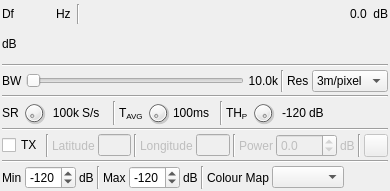
  <widget class="QWidget" name="settingsContainer" native="true">
   <property name="geometry">
    <rect>
     <x>0</x>
     <y>0</y>
     <width>390</width>
     <height>191</height>
    </rect>
   </property>
   <property name="minimumSize">
    <size>
     <width>350</width>
     <height>0</height>
    </size>
   </property>
   <property name="windowTitle">
    <string>Settings</string>
   </property>
   <layout class="QVBoxLayout" name="verticalLayout">
    <property name="spacing">
     <number>3</number>
    </property>
    <property name="leftMargin">
     <number>2</number>
    </property>
    <property name="topMargin">
     <number>2</number>
    </property>
    <property name="rightMargin">
     <number>2</number>
    </property>
    <property name="bottomMargin">
     <number>2</number>
    </property>
    <item>
     <layout class="QHBoxLayout" name="powLayout">
      <property name="topMargin">
       <number>2</number>
      </property>
      <item>
       <widget class="QLabel" name="deltaFrequencyLabel">
        <property name="minimumSize">
         <size>
          <width>16</width>
          <height>0</height>
         </size>
        </property>
        <property name="text">
         <string>Df</string>
        </property>
       </widget>
      </item>
      <item>
       <widget class="ValueDialZ" name="deltaFrequency" native="true">
        <property name="sizePolicy">
         <sizepolicy hsizetype="Maximum" vsizetype="Maximum">
          <horstretch>0</horstretch>
          <verstretch>0</verstretch>
         </sizepolicy>
        </property>
        <property name="minimumSize">
         <size>
          <width>32</width>
          <height>16</height>
         </size>
        </property>
        <property name="font">
         <font>
          <family>Liberation Mono</family>
          <pointsize>12</pointsize>
         </font>
        </property>
        <property name="cursor">
         <cursorShape>PointingHandCursor</cursorShape>
        </property>
        <property name="focusPolicy">
         <enum>Qt::StrongFocus</enum>
        </property>
        <property name="toolTip">
         <string>Demod shift frequency from center in Hz</string>
        </property>
       </widget>
      </item>
      <item>
       <widget class="QLabel" name="deltaUnits">
        <property name="text">
         <string>Hz </string>
        </property>
       </widget>
      </item>
      <item>
       <widget class="Line" name="line">
        <property name="orientation">
         <enum>Qt::Vertical</enum>
        </property>
       </widget>
      </item>
      <item>
       <spacer name="horizontalSpacer">
        <property name="orientation">
         <enum>Qt::Horizontal</enum>
        </property>
        <property name="sizeHint" stdset="0">
         <size>
          <width>40</width>
          <height>20</height>
         </size>
        </property>
       </spacer>
      </item>
      <item>
       <layout class="QHBoxLayout" name="channelPowerLayout">
        <item>
         <widget class="QLabel" name="channelPower">
          <property name="toolTip">
           <string>Channel power</string>
          </property>
          <property name="layoutDirection">
           <enum>Qt::RightToLeft</enum>
          </property>
          <property name="text">
           <string>0.0</string>
          </property>
         </widget>
        </item>
        <item>
         <widget class="QLabel" name="channelPowerUnits">
          <property name="text">
           <string> dB</string>
          </property>
         </widget>
        </item>
       </layout>
      </item>
     </layout>
    </item>
    <item>
     <layout class="QHBoxLayout" name="powerLayout">
      <item>
       <widget class="QLabel" name="channelPowerMeterUnits">
        <property name="text">
         <string>dB</string>
        </property>
       </widget>
      </item>
      <item>
       <widget class="LevelMeterSignalDB" name="channelPowerMeter" native="true">
        <property name="sizePolicy">
         <sizepolicy hsizetype="Expanding" vsizetype="MinimumExpanding">
          <horstretch>0</horstretch>
          <verstretch>0</verstretch>
         </sizepolicy>
        </property>
        <property name="minimumSize">
         <size>
          <width>0</width>
          <height>24</height>
         </size>
        </property>
        <property name="font">
         <font>
          <family>Liberation Mono</family>
          <pointsize>8</pointsize>
         </font>
        </property>
        <property name="toolTip">
         <string>Level meter (dB) top trace: average, bottom trace: instantaneous peak, tip: peak hold</string>
        </property>
       </widget>
      </item>
     </layout>
    </item>
    <item>
     <widget class="Line" name="line_5">
      <property name="orientation">
       <enum>Qt::Horizontal</enum>
      </property>
     </widget>
    </item>
    <item>
     <layout class="QHBoxLayout" name="bwSettingsLayout">
      <item>
       <widget class="QLabel" name="rfBWLabel">
        <property name="text">
         <string>BW</string>
        </property>
       </widget>
      </item>
      <item>
       <widget class="QSlider" name="rfBW">
        <property name="sizePolicy">
         <sizepolicy hsizetype="Expanding" vsizetype="Minimum">
          <horstretch>0</horstretch>
          <verstretch>0</verstretch>
         </sizepolicy>
        </property>
        <property name="minimumSize">
         <size>
          <width>0</width>
          <height>0</height>
         </size>
        </property>
        <property name="toolTip">
         <string>RF bandwidth</string>
        </property>
        <property name="minimum">
         <number>1</number>
        </property>
        <property name="maximum">
         <number>100000</number>
        </property>
        <property name="pageStep">
         <number>1</number>
        </property>
        <property name="value">
         <number>100</number>
        </property>
        <property name="orientation">
         <enum>Qt::Horizontal</enum>
        </property>
       </widget>
      </item>
      <item>
       <widget class="QLabel" name="rfBWText">
        <property name="minimumSize">
         <size>
          <width>30</width>
          <height>0</height>
         </size>
        </property>
        <property name="text">
         <string>10.0k</string>
        </property>
        <property name="alignment">
         <set>Qt::AlignRight|Qt::AlignTrailing|Qt::AlignVCenter</set>
        </property>
       </widget>
      </item>
      <item>
       <widget class="Line" name="line_2">
        <property name="orientation">
         <enum>Qt::Vertical</enum>
        </property>
       </widget>
      </item>
      <item>
       <widget class="QLabel" name="resolutionLabel">
        <property name="text">
         <string>Res</string>
        </property>
       </widget>
      </item>
      <item>
       <widget class="QComboBox" name="resolution">
        <property name="minimumSize">
         <size>
          <width>76</width>
          <height>0</height>
         </size>
        </property>
        <property name="toolTip">
         <string>Pixel resolution</string>
        </property>
        <item>
         <property name="text">
          <string>3m/pixel</string>
         </property>
        </item>
       </widget>
      </item>
     </layout>
    </item>
    <item>
     <widget class="Line" name="line_6">
      <property name="orientation">
       <enum>Qt::Horizontal</enum>
      </property>
     </widget>
    </item>
    <item>
     <layout class="QHBoxLayout" name="timingSettingsLayout">
      <item>
       <widget class="QLabel" name="sampleRateLabel">
        <property name="text">
         <string>SR</string>
        </property>
       </widget>
      </item>
      <item>
       <widget class="QDial" name="sampleRate">
        <property name="maximumSize">
         <size>
          <width>24</width>
          <height>24</height>
         </size>
        </property>
        <property name="toolTip">
         <string>Sample rate</string>
        </property>
        <property name="minimum">
         <number>1</number>
        </property>
        <property name="maximum">
         <number>6</number>
        </property>
        <property name="pageStep">
         <number>1</number>
        </property>
       </widget>
      </item>
      <item>
       <widget class="QLabel" name="sampleRateText">
        <property name="minimumSize">
         <size>
          <width>30</width>
          <height>0</height>
         </size>
        </property>
        <property name="text">
         <string>100k</string>
        </property>
        <property name="alignment">
         <set>Qt::AlignRight|Qt::AlignTrailing|Qt::AlignVCenter</set>
        </property>
       </widget>
      </item>
      <item>
       <widget class="QLabel" name="sampleRateUnits">
        <property name="text">
         <string>S/s</string>
        </property>
       </widget>
      </item>
      <item>
       <widget class="QLabel" name="label_3">
        <property name="text">
         <string/>
        </property>
       </widget>
      </item>
      <item>
       <widget class="Line" name="averagePeriodLine">
        <property name="orientation">
         <enum>Qt::Vertical</enum>
        </property>
       </widget>
      </item>
      <item>
       <widget class="QLabel" name="averagePeriodLabel">
        <property name="text">
         <string>T&lt;sub&gt;AVG&lt;/sub&gt;</string>
        </property>
       </widget>
      </item>
      <item>
       <widget class="QDial" name="averagePeriod">
        <property name="minimumSize">
         <size>
          <width>0</width>
          <height>0</height>
         </size>
        </property>
        <property name="maximumSize">
         <size>
          <width>24</width>
          <height>24</height>
         </size>
        </property>
        <property name="toolTip">
         <string>Time period to average measurement over</string>
        </property>
        <property name="minimum">
         <number>1</number>
        </property>
        <property name="maximum">
         <number>7</number>
        </property>
        <property name="pageStep">
         <number>1</number>
        </property>
       </widget>
      </item>
      <item>
       <widget class="QLabel" name="averagePeriodText">
        <property name="minimumSize">
         <size>
          <width>44</width>
          <height>0</height>
         </size>
        </property>
        <property name="text">
         <string>100ms</string>
        </property>
       </widget>
      </item>
      <item>
       <widget class="Line" name="pulseTHLine">
        <property name="orientation">
         <enum>Qt::Vertical</enum>
        </property>
       </widget>
      </item>
      <item>
       <widget class="QLabel" name="pulseTHLabel">
        <property name="enabled">
         <bool>true</bool>
        </property>
        <property name="text">
         <string>TH&lt;sub&gt;P&lt;/sub&gt;</string>
        </property>
       </widget>
      </item>
      <item>
       <widget class="QDial" name="pulseTH">
        <property name="enabled">
         <bool>true</bool>
        </property>
        <property name="maximumSize">
         <size>
          <width>24</width>
          <height>24</height>
         </size>
        </property>
        <property name="toolTip">
         <string>Pulse threshold power in dB</string>
        </property>
        <property name="minimum">
         <number>-120</number>
        </property>
        <property name="maximum">
         <number>0</number>
        </property>
       </widget>
      </item>
      <item>
       <widget class="QLabel" name="pulseTHText">
        <property name="enabled">
         <bool>true</bool>
        </property>
        <property name="minimumSize">
         <size>
          <width>28</width>
          <height>0</height>
         </size>
        </property>
        <property name="text">
         <string>-120</string>
        </property>
        <property name="alignment">
         <set>Qt::AlignRight|Qt::AlignTrailing|Qt::AlignVCenter</set>
        </property>
       </widget>
      </item>
      <item>
       <widget class="QLabel" name="pulseTHUnits">
        <property name="enabled">
         <bool>true</bool>
        </property>
        <property name="text">
         <string>dB</string>
        </property>
       </widget>
      </item>
      <item>
       <spacer name="horizontalSpacer_2">
        <property name="orientation">
         <enum>Qt::Horizontal</enum>
        </property>
        <property name="sizeHint" stdset="0">
         <size>
          <width>40</width>
          <height>20</height>
         </size>
        </property>
       </spacer>
      </item>
     </layout>
    </item>
    <item>
     <widget class="Line" name="line_8">
      <property name="orientation">
       <enum>Qt::Horizontal</enum>
      </property>
     </widget>
    </item>
    <item>
     <layout class="QHBoxLayout" name="transmitterLayout">
      <item>
       <widget class="QCheckBox" name="txPosition">
        <property name="toolTip">
         <string>Check to set transmitter position, which enables range and path loss calculation</string>
        </property>
        <property name="text">
         <string>TX</string>
        </property>
       </widget>
      </item>
      <item>
       <widget class="Line" name="line_9">
        <property name="orientation">
         <enum>Qt::Vertical</enum>
        </property>
       </widget>
      </item>
      <item>
       <widget class="QLabel" name="txLatitudeLabel">
        <property name="enabled">
         <bool>false</bool>
        </property>
        <property name="text">
         <string>Latitude</string>
        </property>
       </widget>
      </item>
      <item>
       <widget class="QLineEdit" name="txLatitude">
        <property name="enabled">
         <bool>false</bool>
        </property>
        <property name="maximumSize">
         <size>
          <width>100</width>
          <height>16777215</height>
         </size>
        </property>
        <property name="toolTip">
         <string>Latitude of transmitter. Decimal degrees, north positive.</string>
        </property>
       </widget>
      </item>
      <item>
       <widget class="Line" name="line_13">
        <property name="orientation">
         <enum>Qt::Vertical</enum>
        </property>
       </widget>
      </item>
      <item>
       <widget class="QLabel" name="txLongitudeLabel">
        <property name="enabled">
         <bool>false</bool>
        </property>
        <property name="text">
         <string>Longitude</string>
        </property>
       </widget>
      </item>
      <item>
       <widget class="QLineEdit" name="txLongitude">
        <property name="enabled">
         <bool>false</bool>
        </property>
        <property name="maximumSize">
         <size>
          <width>100</width>
          <height>16777215</height>
         </size>
        </property>
        <property name="toolTip">
         <string>Longitude of transmitter. Decimal degrees, East positive.</string>
        </property>
       </widget>
      </item>
      <item>
       <widget class="Line" name="line_18">
        <property name="orientation">
         <enum>Qt::Vertical</enum>
        </property>
       </widget>
      </item>
      <item>
       <widget class="QLabel" name="txPowerLabel">
        <property name="enabled">
         <bool>false</bool>
        </property>
        <property name="text">
         <string>Power</string>
        </property>
       </widget>
      </item>
      <item>
       <widget class="QDoubleSpinBox" name="txPower">
        <property name="enabled">
         <bool>false</bool>
        </property>
        <property name="toolTip">
         <string>Transmitter power in dB</string>
        </property>
        <property name="decimals">
         <number>1</number>
        </property>
        <property name="minimum">
         <double>-150.000000000000000</double>
        </property>
       </widget>
      </item>
      <item>
       <widget class="QLabel" name="txPowerUnits">
        <property name="enabled">
         <bool>false</bool>
        </property>
        <property name="text">
         <string>dB</string>
        </property>
       </widget>
      </item>
      <item>
       <widget class="Line" name="line_17">
        <property name="orientation">
         <enum>Qt::Vertical</enum>
        </property>
       </widget>
      </item>
      <item>
       <widget class="QToolButton" name="txPositionSet">
        <property name="enabled">
         <bool>false</bool>
        </property>
        <property name="toolTip">
         <string>Set transmitter coordinates to current position</string>
        </property>
        <property name="text">
         <string/>
        </property>
        <property name="icon">
         <iconset resource="../../../sdrgui/resources/res.qrc">
          <normaloff>:/gps.png</normaloff>:/gps.png</iconset>
        </property>
       </widget>
      </item>
      <item>
       <spacer name="horizontalSpacer_7">
        <property name="orientation">
         <enum>Qt::Horizontal</enum>
        </property>
        <property name="sizeHint" stdset="0">
         <size>
          <width>40</width>
          <height>20</height>
         </size>
        </property>
       </spacer>
      </item>
     </layout>
    </item>
    <item>
     <widget class="Line" name="line_11">
      <property name="orientation">
       <enum>Qt::Horizontal</enum>
      </property>
     </widget>
    </item>
    <item>
     <layout class="QHBoxLayout" name="colorLayout">
      <item>
       <widget class="QLabel" name="minPowerLabel">
        <property name="text">
         <string>Min</string>
        </property>
       </widget>
      </item>
      <item>
       <widget class="QDoubleSpinBox" name="minPower">
        <property name="toolTip">
         <string>Power level to map to first colour in colour map</string>
        </property>
        <property name="decimals">
         <number>0</number>
        </property>
        <property name="minimum">
         <double>-150.000000000000000</double>
        </property>
        <property name="maximum">
         <double>100.000000000000000</double>
        </property>
        <property name="value">
         <double>-120.000000000000000</double>
        </property>
       </widget>
      </item>
      <item>
       <widget class="QLabel" name="minPowerUnits">
        <property name="text">
         <string>dB</string>
        </property>
       </widget>
      </item>
      <item>
       <widget class="Line" name="maxPowerLine">
        <property name="orientation">
         <enum>Qt::Vertical</enum>
        </property>
       </widget>
      </item>
      <item>
       <widget class="QLabel" name="maxPowerLabel">
        <property name="text">
         <string>Max</string>
        </property>
       </widget>
      </item>
      <item>
       <widget class="QDoubleSpinBox" name="maxPower">
        <property name="toolTip">
         <string>Power level to map to last colour in colour map</string>
        </property>
        <property name="decimals">
         <number>0</number>
        </property>
        <property name="minimum">
         <double>-150.000000000000000</double>
        </property>
        <property name="maximum">
         <double>100.000000000000000</double>
        </property>
        <property name="value">
         <double>-120.000000000000000</double>
        </property>
       </widget>
      </item>
      <item>
       <widget class="QLabel" name="maxPowerUnits">
        <property name="text">
         <string>dB</string>
        </property>
       </widget>
      </item>
      <item>
       <widget class="Line" name="colorMapLine">
        <property name="orientation">
         <enum>Qt::Vertical</enum>
        </property>
       </widget>
      </item>
      <item>
       <widget class="QLabel" name="colorMapLabel">
        <property name="text">
         <string>Colour Map</string>
        </property>
       </widget>
      </item>
      <item>
       <widget class="QComboBox" name="colorMap">
        <property name="toolTip">
         <string>Colour map</string>
        </property>
       </widget>
      </item>
      <item>
       <spacer name="horizontalSpacer_4">
        <property name="orientation">
         <enum>Qt::Horizontal</enum>
        </property>
        <property name="sizeHint" stdset="0">
         <size>
          <width>40</width>
          <height>20</height>
         </size>
        </property>
       </spacer>
      </item>
     </layout>
    </item>
   </layout>
  </widget>
